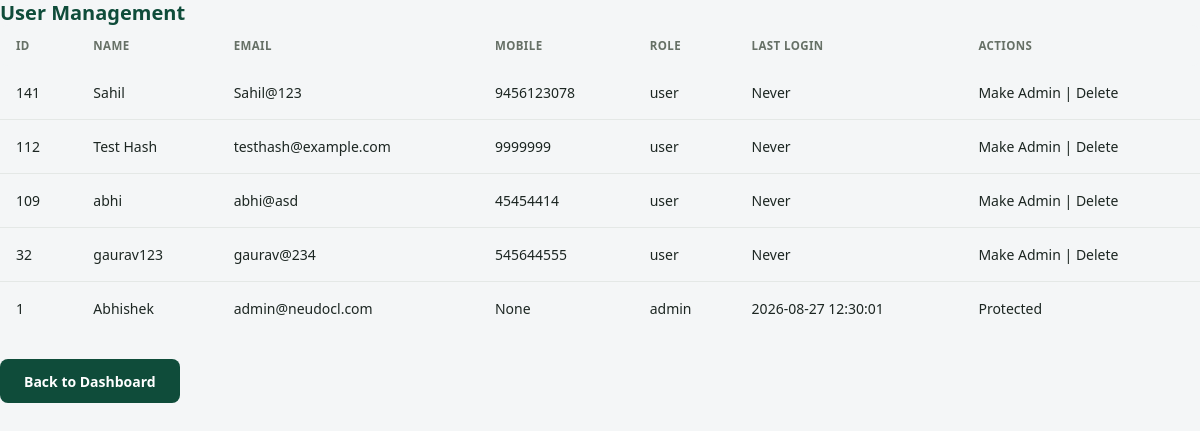
The page /users (signed in) on the database as committed earlier.
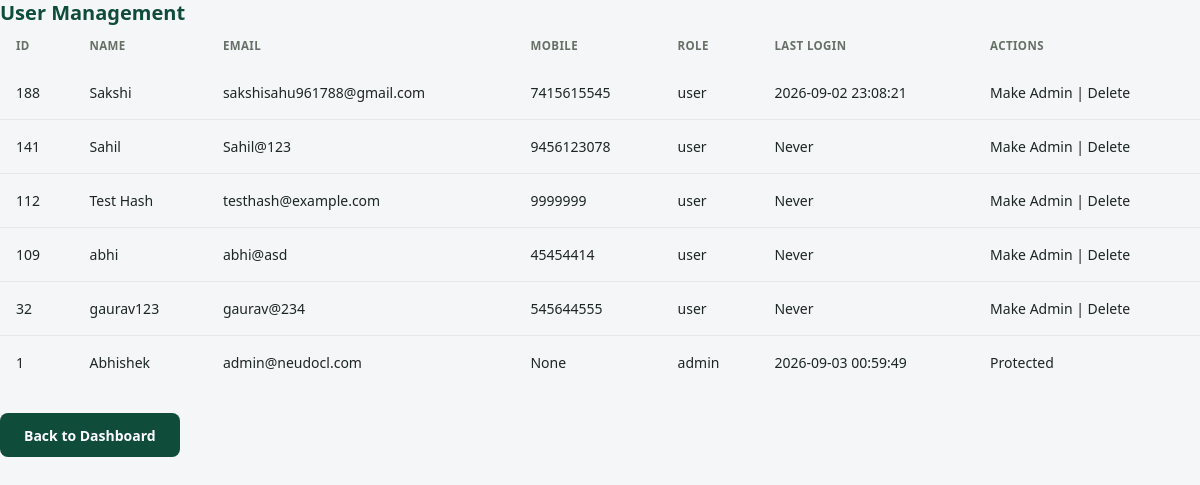
The same page on the database as committed later.
### tables this page shows
CREATE TABLE users (
            id INTEGER PRIMARY KEY AUTOINCREMENT,
            name TEXT NOT NULL,
            email TEXT UNIQUE NOT NULL,
            password TEXT NOT NULL,
            role TEXT DEFAULT 'user'
        , mobile TEXT, address TEXT, fav_place TEXT, last_login TEXT);

### app.py (the view)
@app.route("/users")
def users():
    if not session.get("logged_in"):
        return redirect("/login")
    if session.get("user_role") != "admin":
        return "Access Denied", 403
    conn = get_db()
    users = conn.execute(
        """
        SELECT *
        FROM users
        ORDER BY id DESC
        """
    ).fetchall()
    conn.close()
    return render_template(
        "users.html",
        users=users
    )

### app.py (called while the page is built)
def get_db():
    conn = sqlite3.connect(DATABASE)
    conn.row_factory = sqlite3.Row
    return conn

### templates/users.html (shortened to what this page needs)
<!DOCTYPE html>
<html lang="en">
<head>
    <link rel="stylesheet" href="{{ url_for('static', filename='css/style.css') }}">
</head>
<body>
<div class="page-section">
    <h2>User Management</h2>
    <table class="data-table">
        <thead>
            <tr>
                <th>ID</th>
<th>NAME</th>
<th>EMAIL</th>
<th>MOBILE</th>
<th>ROLE</th>
<th>LAST LOGIN</th>
<th>ACTIONS</th>
            </tr>
        </thead>
        <tbody>
        {% for user in users %}
        <tr>
            <td>{{ user["id"] }}</td>
<td>{{ user["name"] }}</td>
<td>{{ user["email"] }}</td>
<td>{{ user["mobile"] }}</td>
<td>{{ user["role"] }}</td>
<td>{{ user["last_login"] or "Never" }}</td>
   <td>
    {% if user.id != session.get("user_id") %}
        <a href="/change-role/{{ user.id }}">
            {% if user.role == "user" %}
                Make Admin
            {% else %}
                Make User
            {% endif %}
        </a>
        |
        <a href="/delete-user/{{ user.id }}"
           onclick="return confirm('Delete this user?')">
           Delete
        </a>
    {% else %}
        Protected
    {% endif %}
</td>
        </tr>
        {% endfor %}
        </tbody>
    </table>
    <br>
    <a href="/dashboard" class="btn">
        Back to Dashboard
    </a>
</div>
</body>
</html>

### static/css/style.css (style rules this page uses)
*, *::before, *::after { box-sizing: border-box; margin: 0; padding: 0; }
a { color: inherit; text-decoration: none; }
:root { --primary: #0f4c3a; --primary-dark: #0b382b; --secondary: #16624d; --gold: #c89f65; --gold-dark: #b08a52; --background: #f4f6f7; --surface: #ffffff; --sidebar-start: #0f4c3a; --sidebar-end: #0b382b; --text: #1c2622; --muted: #667066; --muted-light: #94a099; --on-primary: #ffffff; --success: #1b7a4d; --success-bg: #e5f5ec; --border: #e4e8e6; --shadow-sm: 0 1px 3px rgba(15, 76, 58, 0.08); --shadow-md: 0 6px 20px rgba(15, 76, 58, 0.08); --shadow-lg: 0 12px 32px rgba(15, 76, 58, 0.14); --radius-sm: 8px; --radius-md: 12px; --radius-lg: 16px; --sp-1: 4px; --sp-2: 8px; --sp-3: 12px; --sp-4: 16px; --sp-6: 24px; --sp-8: 32px; --sp-10: 40px; --sp-12: 48px; --sp-16: 64px; --sidebar-width: 268px; --header-height: 68px; }
html { scroll-behavior: smooth; }
body { font-family: 'Poppins', system-ui, -apple-system, sans-serif; background: var(--background); color: var(--text); min-width: 320px; overflow-x: hidden; line-height: 1.5; }
h1, h2, h3, h4 { color: var(--primary); line-height: 1.25; font-weight: 600; }
h2 { font-size: clamp(18px, 2vw, 20px); }
.btn { background: var(--primary); color: #fff; border: none; padding: 11px var(--sp-6); border-radius: var(--radius-sm); cursor: pointer; font-weight: 600; font-size: 14px; min-height: 44px; display: inline-flex; align-items: center; justify-content: center; gap: var(--sp-2); white-space: nowrap; transition: background .15s ease; }
table { width: 100%; border-collapse: collapse; min-width: 560px; }
th { background: var(--background); color: var(--muted); font-size: 11.5px; font-weight: 600; letter-spacing: .4px; text-transform: uppercase; padding: var(--sp-3) var(--sp-4); text-align: left; white-space: nowrap; }
th:first-child { border-radius: var(--radius-sm) 0 0 var(--radius-sm); }
th:last-child { border-radius: 0 var(--radius-sm) var(--radius-sm) 0; }
td { padding: var(--sp-4); border-bottom: 1px solid var(--border); font-size: 14px; }
tbody tr:last-child td { border-bottom: none; }

Rows that differ between the two databases and show on the page:
added users: id "188", name "Sakshi", email "sakshisahu961788@gmail.com", mobile "7415615545", role "user", last_login "2026-09-02 23:08:21", shows "Make Admin"
changed users "Abhishek": last_login "2026-08-27 12:30:01" → "2026-09-03 00:59:49"
